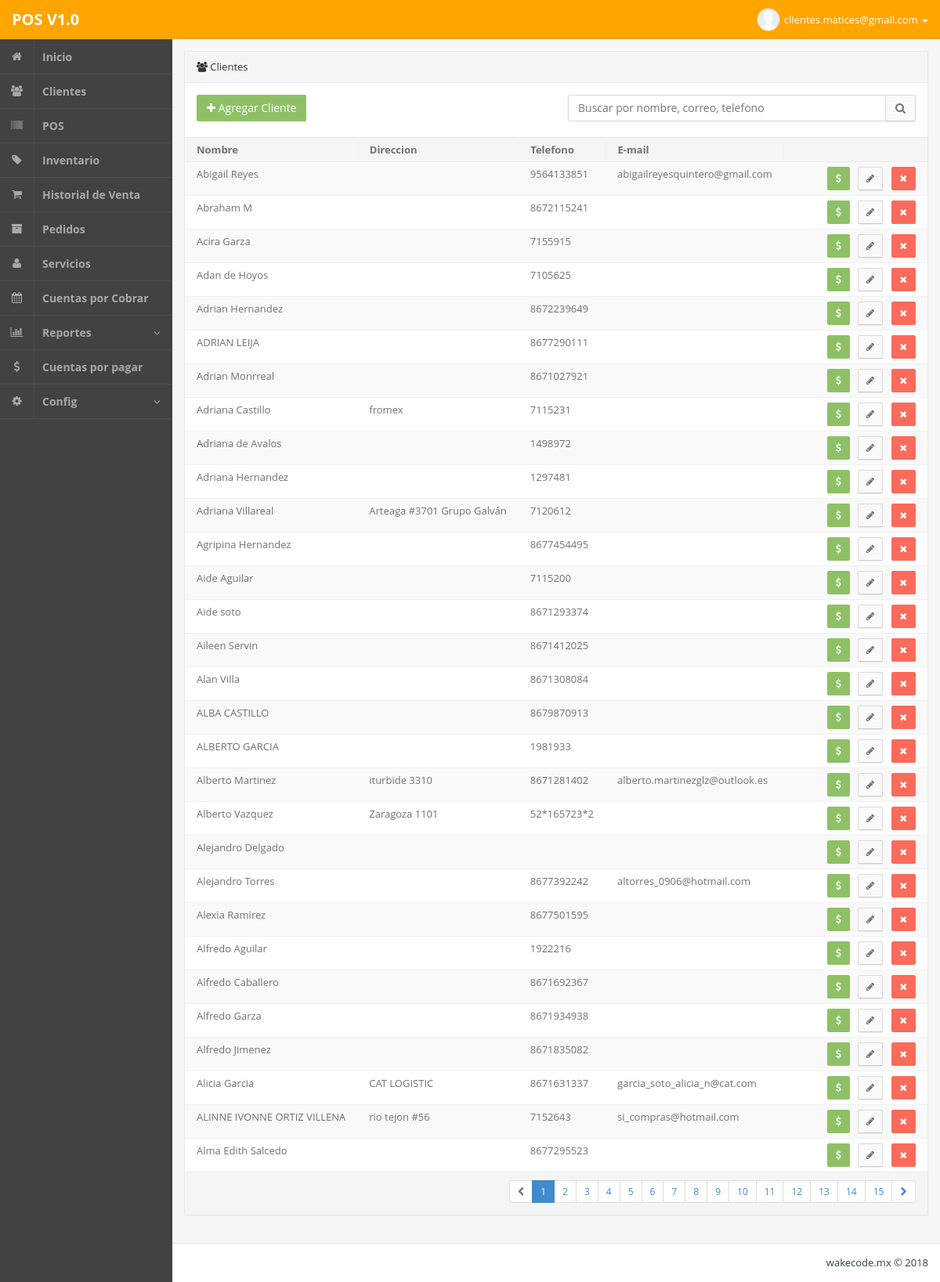
The app's page /admin.php?m=clientes (signed in) with its own data.
### tables this page shows
CREATE TABLE IF NOT EXISTS `clientes` (
  `idclientes` int(255) NOT NULL,
  `fecharegistro` date NOT NULL,
  `nombre` varchar(200) NOT NULL,
  `correo` varchar(100) NOT NULL,
  `domicilio` text NOT NULL,
  `colonia` varchar(50) NOT NULL,
  `codigopostal` varchar(20) NOT NULL,
  `telefono` varchar(20) NOT NULL,
  `celular` varchar(20) NOT NULL,
  `rfc` varchar(100) NOT NULL,
  `contacto` varchar(100) NOT NULL,
  `estado` varchar(100) NOT NULL,
  `pais` varchar(100) NOT NULL,
  `comentarios` text NOT NULL
);

### php/clientes.php (the view, shortened to what this page needs)
<section class="panel panel-default pos-rlt clearfix">
	<header class="panel-heading"> <i class="fa fa-users"></i> Clientes</header>
	<div class="row wrapper">
		<div class="col-md-6 m-b-xs">
			<a href="admin.php?m=clientesAgregar" class="btn btn-md btn-success"><i class="fa fa-plus"></i> Agregar Cliente</a>
		</div>
		<div class="col-md-6">
			<form class="" method="get" action="">
				<div class="input-group">
					<input type="text" class="input-md form-control" name="buscar" placeholder="Buscar por nombre, correo, telefono"> <span class="input-group-btn"> <button type="submit" class="btn btn-md btn-default"> <i class="fa fa-search"></i> </button> </span>
				</div>
			</form>
		</div>
	</div>
	<div class="table-responsive">
		<table class="table table-striped b-t b-light">
			<thead>
				<tr>
					<th>Nombre</th>
					<th>Direccion</th>
					<th>Telefono</th>
					<th>E-mail</th>
					<th width="220"></th>
				</tr>
			</thead>
			<tbody>
<?php
			if ( isset($_GET['buscar']) ){
				$buscar = mysql_real_escape_string($_GET['buscar']);
				$consulta  = "SELECT * FROM clientes WHERE
					(nombre LIKE '%".$buscar."%' OR
						correo LIKE '%".$buscar."%' OR
						telefono LIKE '%".$buscar."%' OR
						celular LIKE '%".$buscar."%')
					ORDER BY nombre ASC";
					$url = "admin.php?m=clientes&buscar=".$buscar;
			} else {
				$consulta  = "SELECT * FROM clientes ORDER BY nombre ASC";
				$url = "admin.php?m=clientes";
			}
$rows_per_page = 30;
if(isset($_GET['pag']))
	$page = mysql_real_escape_string($_GET['pag']);
else if (@$_GET['pag'] == "0")
	$page = 1;
else
	$page = 1;
$num_rows 		= mysql_num_rows(mysql_query($consulta));
$lastpage		= ceil($num_rows / $rows_per_page);
$page     = (int)$page;
$limit 		= 'LIMIT '. ($page -1) * $rows_per_page . ',' .$rows_per_page;
$consulta  .=" $limit";
$consulta = mysql_query($consulta);
			while($q = mysql_fetch_object($consulta)){
?>
					<td><?php echo $q->nombre; ?></td>
					<td><?php echo $q->domicilio; ?></td>
					<td><?php echo $q->telefono; ?></td>
					<td><?php echo $q->correo; ?></td>
					<td class="text-right">
						<a href="admin.php?m=clientePagos&id=<?php echo $q->idclientes; ?>" class="btn btn-sm btn-success"> <i class="fa fa-usd"></i> </a> &nbsp;
						<a href="admin.php?m=clientesEditar&id=<?php echo $q->idclientes; ?>" class="btn btn-sm btn-default"> <i class="fa fa-pencil"></i> </a> &nbsp;
						<a href="admin.php?m=clientes&del=<?php echo $q->idclientes; ?>" class="btn btn-sm btn-danger"> <i class="fa fa-times"></i> </a>
					</td>
<?php
			}
?>
			</tbody>
		</table>
	</div>
<footer class="panel-footer">
		<div class="row">
			<div class="col-sm-12 text-right text-center-xs">
				<ul class="pagination pagination-sm m-t-none m-b-none">
<?php
	if($num_rows != 0){
		$nextpage = $page + 1;
		if ($page == 1) {
			echo '<li class="disabled"><a href="#"><i class="fa fa-chevron-left"></i></a></li>';
			echo '<li class="active"><a href="">1</a></li>';
			for($i= $page+1; $i<= $lastpage ; $i++){
				echo '<li><a href="'.$url.'&pag='.$i.'">'.$i.'</a></li> ';
			}
			if($lastpage >$page ){
				echo '<li><a href="'.$url.'&pag='.$nextpage.'"><i class="fa fa-chevron-right"></i></a></li>';
			}else{
				echo '<li class="disabled"><a href="#"><i class="fa fa-chevron-right"></i></a></li>';
			}
		}
	}
?>
				</ul>
			</div>
		</div>
	</footer>
</section>

### admin.php (shortened to what this page needs)
<?php
if ( isset($_GET['m']) ){
	switch($_GET['m']) {
		case "clientes":
			$paginaPHP = "php/clientes.php";
		break;
	}
} else {
		$paginaPHP = "php/index.php";
}
?>
<!DOCTYPE html>
<html lang="en" class="app">
<head> <meta charset="utf-8" />
<link rel="stylesheet" href="css/app.v1.css" type="text/css" />
<link rel="stylesheet" type="text/css" href="css/select2.min.css">
<link rel="stylesheet" type="text/css" href="css/datepicker.css">
<link rel="stylesheet" type="text/css" href="//cdn.jsdelivr.net/bootstrap.daterangepicker/1/daterangepicker-bs3.css" />
<link rel="stylesheet" type="text/css" href="https://cdnjs.cloudflare.com/ajax/libs/bootstrap-datepicker/1.7.1/css/bootstrap-datepicker.min.css" />
</head>
<body class="">
	<section class="vbox">
		<header class=" dk header navbar navbar-fixed-top-xs" style="background:orange;">
			<div class="navbar-header aside-md">
				<a href="#" class="navbar-brand" data-toggle="fullscreen" style="color:white;">POS V1.0</a>
			</div>
			<ul class="nav navbar-nav navbar-right m-n hidden-xs nav-user">
				<li class="dropdown">
					<a href="#" class="dropdown-toggle" data-toggle="dropdown" style="color:white;"> <span class="thumb-sm avatar pull-left"> <img src="images/avatar_default.jpg"> </span > <?php echo $_SESSION['userNm']; ?> <b class="caret"></b> </a>
				</li>
			</ul>
		</header>
		<section>
			<section class="hbox stretch">
				<aside class="bg-black lter aside-md hidden-print hidden-xs <?php if ((@$_GET['m'] == "pventaAgregar") || (@$_GET['m'] == "pventaEditar") || (@$_GET['m'] == "serviciosAgregar") || (@$_GET['m'] == "serviciosEditar") || (@$_GET['m'] == "pventa") ) echo "nav-xs"; ?>" id="nav">
					<section class="vbox">
						<section class="w-f scrollable">
							<div class="slim-scroll" data-height="auto" data-disable-fade-out="true" data-distance="0" data-size="5px" data-color="#333333">
								<nav class="nav-primary hidden-xs">
									<ul class="nav">
										<li><a href="admin.php"> <i class="fa fa-home"></i> <span>Inicio</span> </a> </li>
										<li><a href="admin.php?m=clientes"> <i class="fa fa-users"></i> <span>Clientes</span> </a> </li>
										<li><a href="admin.php?m=pventaAgregar"> <i class="fa fa-barcode"></i> <span>POS</span> </a> </li>
										<li><a href="admin.php?m=inventario"><i class="fa fa-tag"></i><span>Inventario</span></a></li>
										<li><a href="admin.php?m=pventa"><i class="fa fa-shopping-cart"></i><span>Historial de Venta</span></a></li>
										<li><a href="admin.php?m=pedidos"><i class="fa fa-archive"></i><span>Pedidos</span></a></li>
										<li><a href="admin.php?m=servicios"><i class="fa fa-user"></i><span>Servicios</span></a></li>
										<li> <a href="admin.php?m=porcobrar"> <i class="fa fa-calendar"></i> <span>Cuentas por Cobrar</span> </a> </li>
										<li class="">
											<a href="#webpage" class=""><i class="fa fa-bar-chart-o icon"></i> <span class="pull-right"> <i class="fa fa-angle-down text"></i> <i class="fa fa-angle-up text-active"></i> </span> <span>Reportes</span> </a>
										</li>
										<li><a href="admin.php?m=porpagar"><i class="fa fa-usd"></i><span>Cuentas por pagar</span></a></li>
										<li class="">
											<a href="#webpage" class=""><i class="fa fa-cog icon"></i> <span class="pull-right"> <i class="fa fa-angle-down text"></i> <i class="fa fa-angle-up text-active"></i> </span> <span>Config</span> </a>
										</li>
									</ul>
								</nav>
							</div>
						</section>
					</section>
				</aside>
				<section id="content">
					<section class="vbox">
						<section class="scrollable wrapper w-f">
							<?php include $paginaPHP; ?>
						</section>
						<footer class="footer bg-white b-t b-light text-right">
							<p><a href="http://rosef.mx" target="_blank">wakecode.mx &copy; 2018</a></p>
						</footer>
					</section>
				</section>
			</section>
		</section>
	</section>
</body>
</html>

### admin.php (style rules this page uses)
td,th { white-space: nowrap; }
.table-responsive { width: 100%; margin-bottom: 15px; overflow-x: auto; overflow-y: hidden; }

### records on screen
clientes: nombre "Abigail Reyes", telefono "9564133851", correo "abigailreyesquintero@gmail.com"
clientes: nombre "Abraham M", telefono "8672115241"
clientes: nombre "Acira Garza", telefono "7155915"
clientes: nombre "Adan de Hoyos", telefono "7105625"
clientes: nombre "Adrian Hernandez", telefono "8672239649"
clientes: nombre "ADRIAN LEIJA", telefono "8677290111"
clientes: nombre "Adrian Monrreal", telefono "8671027921"
clientes: nombre "Adriana Castillo", domicilio "fromex", telefono "7115231"
clientes: nombre "Adriana de Avalos", telefono "1498972"
clientes: nombre "Adriana Hernandez", telefono "1297481"
clientes: nombre "Adriana Villareal", domicilio "Arteaga #3701 Grupo Galván", telefono "7120612"
clientes: nombre "Agripina Hernandez", telefono "8677454495"
clientes: nombre "Aide Aguilar", telefono "7115200"
clientes: nombre "Aide soto", telefono "8671293374"
clientes: nombre "Aileen Servin", telefono "8671412025"
clientes: nombre "Alan Villa", telefono "8671308084"
clientes: nombre "ALBA CASTILLO", telefono "8679870913"
clientes: nombre "ALBERTO GARCIA", telefono "1981933"
clientes: nombre "Alberto Martinez", domicilio "iturbide 3310", telefono "8671281402", correo "alberto.martinezglz@outlook.es"
clientes: nombre "Alberto Vazquez", domicilio "Zaragoza 1101", telefono "52*165723*2"
clientes: nombre "Alejandro Delgado"
clientes: nombre "Alejandro Torres", telefono "8677392242", correo "altorres_0906@hotmail.com"
clientes: nombre "Alexia Ramirez", telefono "8677501595"
clientes: nombre "Alfredo Aguilar", telefono "1922216"
clientes: nombre "Alfredo Caballero", telefono "8671692367"
clientes: nombre "Alfredo Garza", telefono "8671934938"
clientes: nombre "Alfredo Jimenez", telefono "8671835082"
clientes: nombre "Alicia Garcia", domicilio "CAT LOGISTIC", telefono "8671631337", correo "garcia_soto_alicia_n@cat.com"
clientes: nombre "ALINNE IVONNE ORTIZ VILLENA", domicilio "rio tejon #56", telefono "7152643", correo "si_compras@hotmail.com"
clientes: nombre "Alma Edith Salcedo", telefono "8677295523"

### other values on screen
$_SESSION['userNm'] "clientes.matices@gmail.com"
